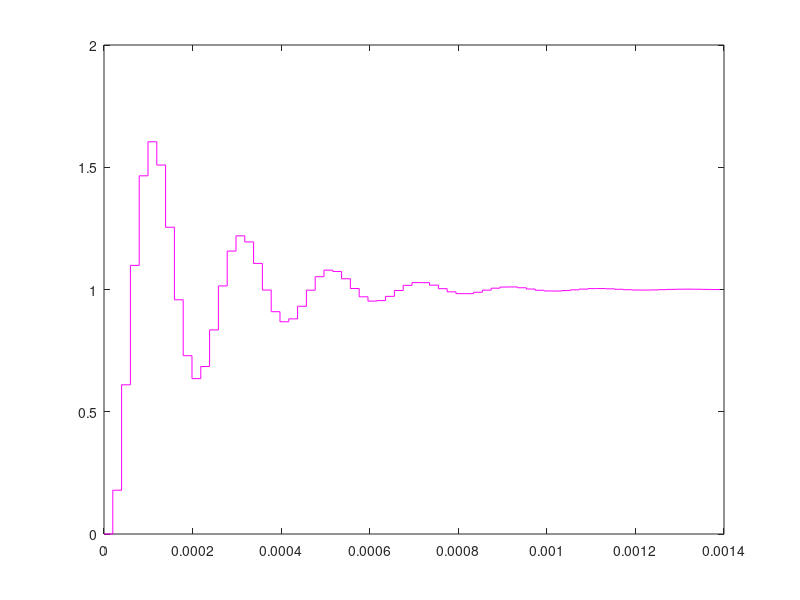
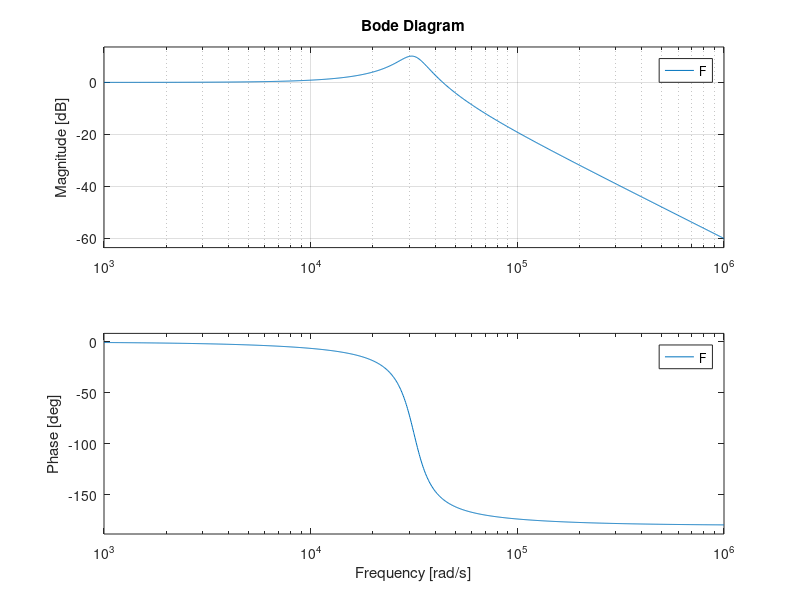

These charts were generated, in order, by the following MATLAB code:
clear all
close all

L = 1e-3; % Vs/A
C = 1e-6; % As/V
R = 10;    % V/A

s = tf('s');

figure(1)
F = 1/(1+s*R*C+s^2*L*C);
step(F), grid, hold on;

figure(2);
bode(F), grid;

% Zustandsraum
A = [[-R/L,-1/L];[1/C,0]];
%b = [1/L,0]';
b = [1/L;0];
c = [0,1];
d = 0;

figure(1);
step(ss(A,b,c,d),'.r');

% Regelungsnormalform
An = [[0,1];[-1/L/C,-R/L]];
bn = [0,1/L/C]';
cn = [1,0];
dn = 0;

step(ss(An,bn,cn,dn),'og');

% Jordan Normalform
[M,eigVal] = eig(A);
lamda = diag(eigVal);

T = M^-1;
A_ = T*A*M;
b_ = T*b;
c_ = c*M;

tend = 1.4e-3;
t = 0:1.4e-3/100:1.4e-3;
u0 = 1;
x1 = b_(1)*u0/-lamda(1)*(1-exp(lamda(1)*t));
x2 = b_(2)*u0/-lamda(2)*(1-exp(lamda(2)*t));
y = c_(1)*x1+c_(2)*x2;
%fprintf('y = %1.4fV\n',y);
figure(1);
plot(t,real(y),'sk');

% Diskretisierung
f0 = sqrt(real(lamda(1))^2+imag(lamda(1))^2)/2/pi;
T0 = 1/f0;
Ts = T0/10;

Phi =   eye(size(A));
gamma = eye(size(A));
for i = 1:20
    Phi = Phi + A^i*Ts^i/factorial(i);
    gamma = gamma + A^i*Ts^i/factorial(i+1);
end;
gamma = Ts*gamma * b;

RLC_d = c2d(ss(A,b,c,d),Ts);
% Phi = RLC_d.a;
% gamma = RLC_d.b;

% Darstellung der Sprungantwort
x = [0,0]';
t = 0:Ts:tend;
y_vek = zeros(size(t));

for j=1:length(t)
    y_vek(j) = c*x;
    x = Phi*x+gamma*u0;
end;
figure(1);
stairs(t,y_vek,'m');





